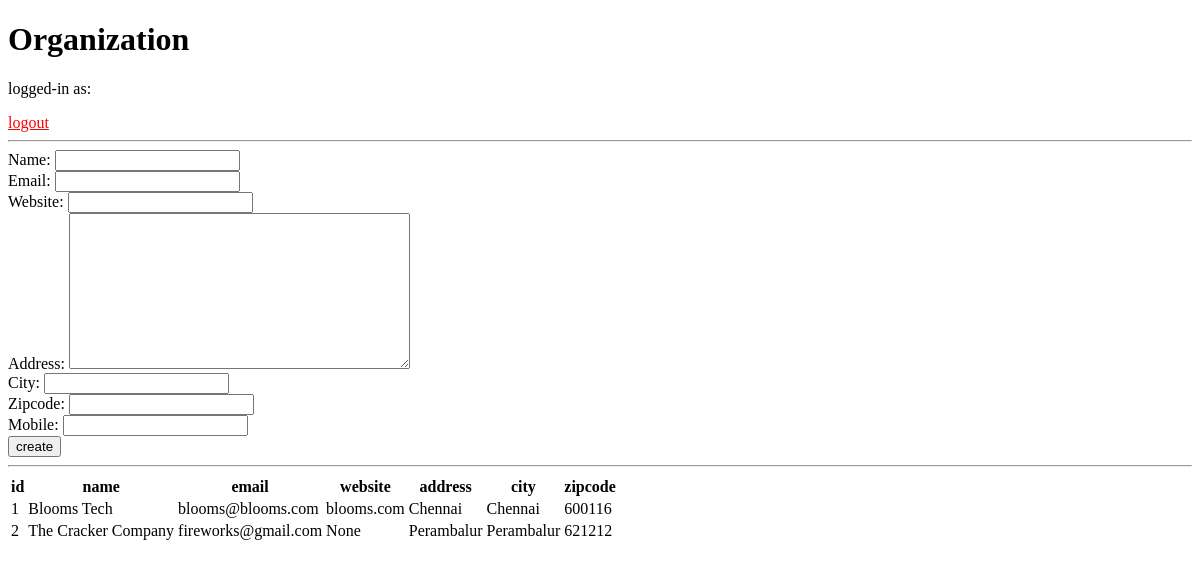
The app's page /organization/ (signed in), older data.
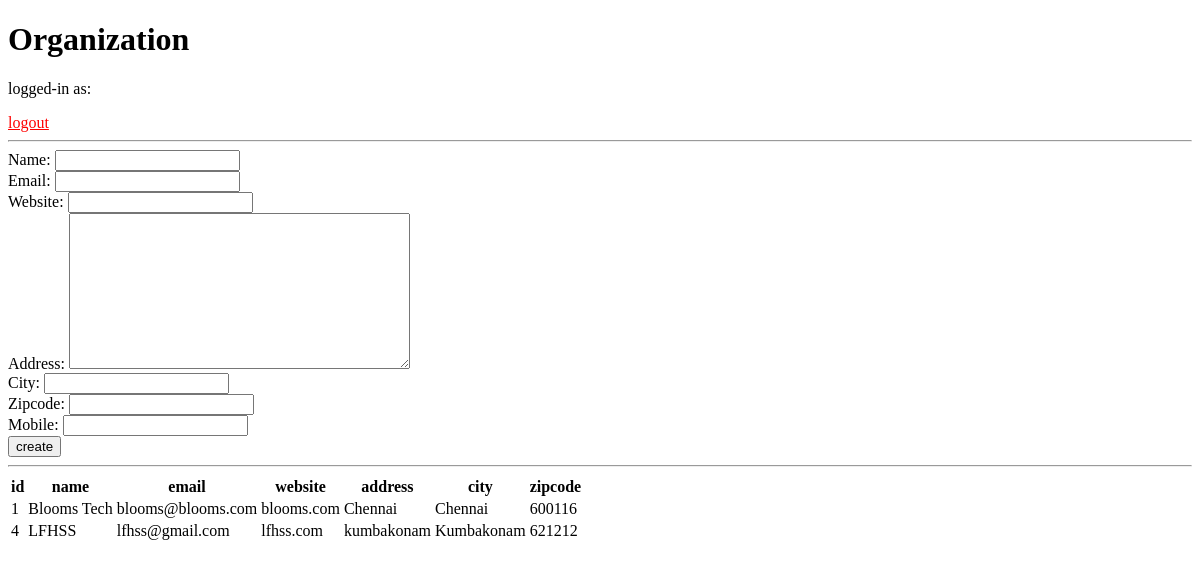
The same page, newer data.
### teams/models.py (models this page shows, shortened)
class Organization(models.Model):
    name = models.CharField(max_length=256, null=False, blank=False)
    email = models.EmailField()
    website = models.CharField(max_length=256, null=True, blank=True)
    address = models.TextField(null=True, blank=True)
    city = models.CharField(max_length=256, null=True, blank=True)
    zipcode = models.CharField(max_length=10, null=True, blank=True)
    mobile = models.CharField(max_length=15, null=True, blank=True)
    created_at = models.DateTimeField(default=timezone.now, editable=False)
    update_at = models.DateTimeField(auto_now=True)

### teams/views.py (the view, shortened to what this page needs)
# urls.py: path("organization/", organization_view, name="organization")
@login_required(login_url='login')
def organization_view(request):
    if request.user.is_superuser:
        message = None
        organization_form = OrganizationForm()
        organizations = Organization.objects.all()
        context = {
            'organizations': organizations,
            'organization_form': organization_form,
            'message': message
        }
        return render(request, 'organization.html', context)
    else:
        return HttpResponse("Access Denied!")

### teams/forms.py
class OrganizationForm(forms.ModelForm):
    class Meta:
        model = Organization
        fields = '__all__'

### teams/templates/organization.html (shortened to what this page needs)
<!DOCTYPE html>
<html lang="en">
<head>
</head>
<body>
    <h1>Organization</h1>
    <p>logged-in as: <strong>{{ username }}</strong></p>
    <a href="{% url 'logout' %}" style="color: red;">logout</a>
    <hr>
    <form method="post">
        {{ organization_form }}
        <button type="submit">create</button>
    </form>
    <hr>
    <table>
        <thead>
            <th>id</th>
            <th>name</th>
            <th>email</th>
            <th>website</th>
            <th>address</th>
            <th>city</th>
            <th>zipcode</th>
        </thead>
        {% for organization in organizations %}
        <tbody>
            <td>{{ organization.id }}</td>
            <td>{{ organization.name }}</td>
            <td>{{ organization.email }}</td>
            <td>{{ organization.website }}</td>
            <td>{{ organization.address }}</td>
            <td>{{ organization.city }}</td>
            <td>{{ organization.zipcode }}</td>
        </tbody>
        {% endfor %}
    </table>
</body>
</html>

Row changes from the older to the newer data that the page shows:
removed Organization: id "2", name "The Cracker Company", email "fireworks@gmail.com", website "None", address "Perambalur", city "Perambalur", zipcode "621212"
added Organization: id "4", name "LFHSS", email "lfhss@gmail.com", website "lfhss.com", address "kumbakonam", city "Kumbakonam", zipcode "621212"
